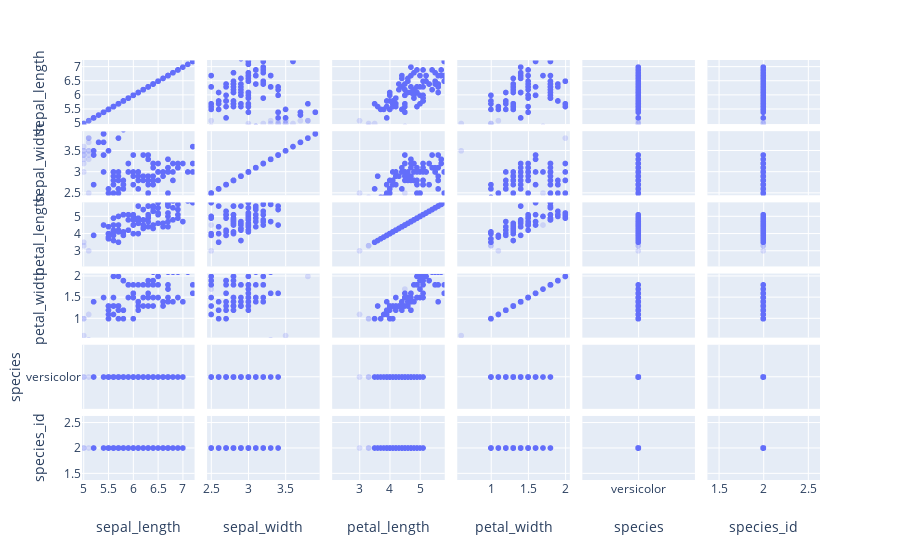

Notebook code for this chart:
### Code cell
px.scatter_matrix(iris)

### Figure 1 — Plotly figure (JSON) as saved in the notebook; plotly's stock layout.template omitted (floating-point values rounded to 4 significant figures; data arrays with more than 128 entries replaced by an {"elided": "..."} marker saying what was removed)
{"data": [{"dimensions": [{"axis": {"matches": true}, "label": "sepal_length", "values": {"elided": "150 float values"}}, {"axis": {"matches": true}, "label": "sepal_width", "values": {"elided": "150 float values"}}, {"axis": {"matches": true}, "label": "petal_length", "values": {"elided": "150 float values"}}, {"axis": {"matches": true}, "label": "petal_width", "values": {"elided": "150 float values"}}, {"axis": {"matches": true}, "label": "species", "values": {"elided": "150 str values"}}, {"axis": {"matches": true}, "label": "species_id", "values": {"elided": "150 int values"}}], "hoverlabel": {"namelength": 0}, "hovertemplate": "%{xaxis.title.text}=%{x}<br>%{yaxis.title.text}=%{y}", "legendgroup": "", "marker": {"color": "#636efa", "symbol": "circle"}, "name": "", "selectedpoints": [5, 10, 14, 15, 16, 18, 20, 27, 28, 31, 32, 33, 36, 48, 50, 51, 52, 53, 54, 55, 56, 58, 59, 61, 62, 63, 64, 65, 66, 67, 68, 69, 70, 71, 72, 73, 74, 75, 76, 77, 78, 79, 80, 81, 82, 83, 84, 85, 86, 87, 88, 89, 90, 91, 92, 94, 95, 96, 97, 99, 100, 101, 102, 103, 104, 105, 107, 108, 109, 110, 111, 112, 113, 114, 115, 116, 117, 118, 119, 120, 121, 122, 123, 124, 125, 126, 127, 128, 129, 130, 132, 133, 134, 135, 136, 137, 138, 139, 140, 141, 142, 143, 144, 145, 146, 147, 148, 149], "showlegend": false, "type": "splom", "uid": "3bce700a-7ba5-4d09-ab5d-dd1a56288a95"}], "layout": {"autosize": true, "dragmode": "select", "hovermode": "closest", "legend": {"tracegroupgap": 0}, "margin": {"t": 60}, "xaxis": {"autorange": false, "range": [4.965, 7.235], "type": "linear"}, "xaxis2": {"autorange": false, "range": [2.443, 3.957], "type": "linear"}, "xaxis3": {"autorange": false, "range": [2.09, 5.81], "type": "linear"}, "xaxis4": {"autorange": false, "range": [0.5435, 2.057], "type": "linear"}, "xaxis5": {"autorange": false, "range": [0.3696, 1.63], "type": "category"}, "xaxis6": {"autorange": false, "range": [1.37, 2.63], "type": "linear"}, "yaxis": {"autorange": false, "range": [4.965, 7.235], "type": "linear"}, "yaxis2": {"autorange": false, "range": [2.443, 3.957], "type": "linear"}, "yaxis3": {"autorange": false, "range": [2.09, 5.81], "type": "linear"}, "yaxis4": {"autorange": false, "range": [0.5435, 2.057], "type": "linear"}, "yaxis5": {"autorange": false, "range": [0.3696, 1.63], "type": "category"}, "yaxis6": {"autorange": false, "range": [1.37, 2.63], "type": "linear"}}}
